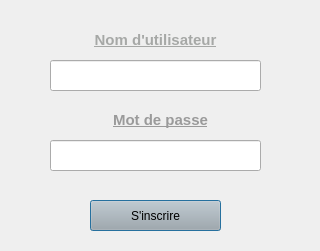
<?xml version="1.0" encoding="UTF-8"?>
<ui version="4.0">
 <class>signUpDialog</class>
 <widget class="QDialog" name="signUpDialog">
  <property name="geometry">
   <rect>
    <x>0</x>
    <y>0</y>
    <width>320</width>
    <height>251</height>
   </rect>
  </property>
  <property name="windowTitle">
   <string>Inscription</string>
  </property>
  <property name="windowIcon">
   <iconset>
    <normaloff>img/wizardPokerLogo.png</normaloff>img/wizardPokerLogo.png</iconset>
  </property>
  <property name="styleSheet">
   <string notr="true">background: url(:/img/img/menuBg.png)</string>
  </property>
  <widget class="QLabel" name="label">
   <property name="geometry">
    <rect>
     <x>80</x>
     <y>30</y>
     <width>151</width>
     <height>21</height>
    </rect>
   </property>
   <property name="styleSheet">
    <string notr="true">background: transparent</string>
   </property>
   <property name="text">
    <string>&lt;html&gt;&lt;head/&gt;&lt;body&gt;&lt;p align=&quot;center&quot;&gt;&lt;span style=&quot; font-size:11pt; font-weight:600; text-decoration: underline; color:#a6a8a6;&quot;&gt;Nom d'utilisateur&lt;/span&gt;&lt;/p&gt;&lt;/body&gt;&lt;/html&gt;</string>
   </property>
   <property name="buddy">
    <cstring>usernameText</cstring>
   </property>
  </widget>
  <widget class="QLabel" name="label_2">
   <property name="geometry">
    <rect>
     <x>100</x>
     <y>110</y>
     <width>121</width>
     <height>21</height>
    </rect>
   </property>
   <property name="styleSheet">
    <string notr="true">background: transparent</string>
   </property>
   <property name="text">
    <string>&lt;html&gt;&lt;head/&gt;&lt;body&gt;&lt;p align=&quot;center&quot;&gt;&lt;span style=&quot; font-size:11pt; font-weight:600; text-decoration: underline; color:#9a9a9a;&quot;&gt;Mot de passe&lt;/span&gt;&lt;/p&gt;&lt;/body&gt;&lt;/html&gt;</string>
   </property>
   <property name="buddy">
    <cstring>passwordText</cstring>
   </property>
  </widget>
  <widget class="QPushButton" name="trySignUp">
   <property name="geometry">
    <rect>
     <x>90</x>
     <y>200</y>
     <width>131</width>
     <height>31</height>
    </rect>
   </property>
   <property name="styleSheet">
    <string notr="true">background: rgb(173, 173, 173)</string>
   </property>
   <property name="text">
    <string>S'inscrire</string>
   </property>
  </widget>
  <widget class="QLineEdit" name="passwordText">
   <property name="geometry">
    <rect>
     <x>50</x>
     <y>140</y>
     <width>211</width>
     <height>31</height>
    </rect>
   </property>
   <property name="echoMode">
    <enum>QLineEdit::Password</enum>
   </property>
  </widget>
  <widget class="QLineEdit" name="usernameText">
   <property name="geometry">
    <rect>
     <x>50</x>
     <y>60</y>
     <width>211</width>
     <height>31</height>
    </rect>
   </property>
  </widget>
 </widget>
 <tabstops>
  <tabstop>usernameText</tabstop>
  <tabstop>passwordText</tabstop>
  <tabstop>trySignUp</tabstop>
 </tabstops>
 <resources/>
 <connections/>
</ui>
